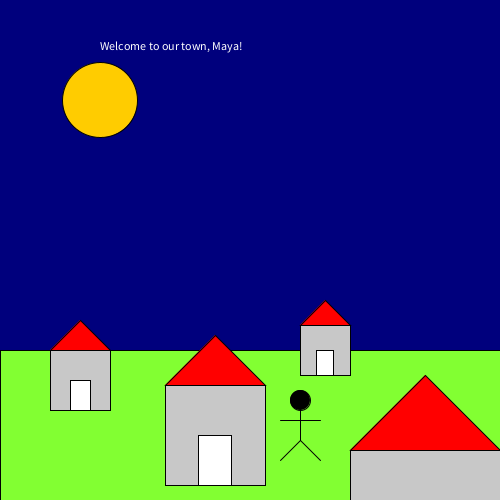
Frame 1 (no input)
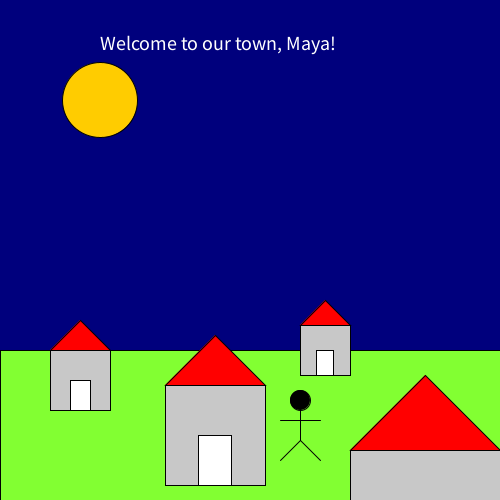
Frame 60 (the mouse pressed at the canvas centre just before this capture)
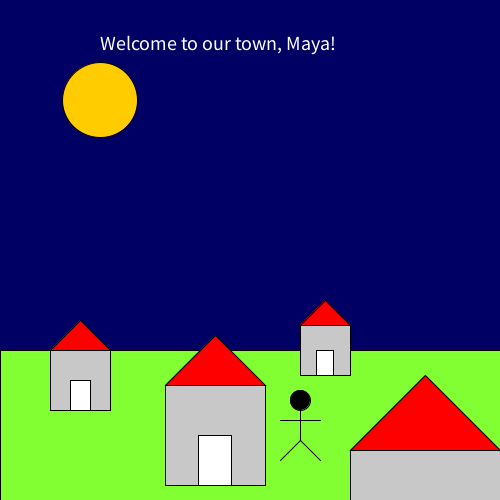
Frame 120 (the mouse held since frame 60 and released just before this capture)

The Processing sketch that drew these frames (run headless with seeded random() and noise(); from frame 60 on, the mouse is pressed at the canvas centre):

// Processing sketch: Week4_homework
// ── Week4_homework.pde
// Plan: Drawing based on first homework. Draw houses all over green grass, and change color 
// of sky (time of day) depening on where your mouse is (left is day, right is night). 
// 1. Draw background (blue sky, green grass, yellow moon) 
// 2. create function (void) that draws house
// 3. create function (void) that draws person
// 4. create function (void) that draws stars
// 5. create function (float) that calculates distance from moon
// 6. use the function that calculates distance from moon in a map function that changes time
//    of day from day to night (left --> right)
// 7. create function (string) that prints "Welcome to our town!" 
// 8. create function (boolean) that says if you click on moon, stars appear
// 9. use lerp function? Maybe as moving person? I don't really get what it is.

int moonCenter;
int moonWidth;
int lawnHeight;
int calcDist;
String welcomeSentence;

void setup(){
  size(500, 500);
  background(70, 50, 255);
  moonCenter = int(width*.2);
  moonWidth = int(width*.15);
  lawnHeight = int(width*.3);
}

void draw(){
  
  //CHANGE SKY COLOR FROM LEFT --> RIGHT:
  int bgColor;
  bgColor = int(map(calcDist(moonCenter), 0, width, 175, 0));
  background(0, 0, bgColor);
  println(calcDist(moonCenter)); 
  
  //MOON:
  fill(255, 204, 0);
  ellipse(moonCenter, moonCenter, moonWidth, moonWidth); 
  
  //MAKING STARS APPEAR (TWINKLEY):
  //if(mousePressed == true) {
  //  fill(255, 204, 0);
  //  star(random(0, width), random(0, height), 5, 10, 5);
  //  star(random(0, width), random(0, height), 5, 10, 5);
  //  star(random(0, width), random(0, height), 5, 10, 5);
  //}
  
  //LAWN: 
  fill(130, 255, 50);
  rect(0, int(width-lawnHeight), width, lawnHeight);
  
  //DRAW HOUSES:
  house(width*.6, height*.65, 50, 50);
  house(width*.1, height*.7, 60, 60);
  house(width*.33, height*.77, 100, 100);
  house(width*.7, height*.9, 150, 150);
  
  //DRAW PERSON:
  person(300, 400, 40);
  
  //WELCOME SENTENCE:
  fill(255);
  //textMode(CENTER); IS THIS A THING? IT'S NOT DOING ANYTHING LOL
  text(welcomeSentence("Maya"), 100, 50);
  textSize(20);
  
  println(calcDist(moonCenter));
  println(isMouseOnMoon(calcDist));
}


//FUNCTION FOR CALCULATING DISTANCE FROM CENTER OF MOON; RETURNS FLOAT
float calcDist(float moonCenter){
  float dist = dist(mouseX, mouseY, moonCenter, moonCenter);
  return dist;
 
}

//BOOLEAN FOR WHETHER MOUSE IS ON MOON OR NOT
boolean isMouseOnMoon(float dist){
  if(dist < moonWidth/2){
    return true;
  }else {
    return false;
  }
}

//FUNCTION FOR CREATING HOUSE
void house(float x1, float y1, float houseWidth, float houseHeight){
  fill(200);
  rect(x1, y1, houseWidth, houseHeight);
  fill(255);
  rectMode(CENTER);
  rect(x1+(houseWidth/2), y1+(houseHeight*.75),houseWidth/3, houseHeight*.5);
  rectMode(CORNER);
  fill(255, 0, 0);
  triangle(x1, y1, x1+(houseWidth/2), y1-(houseHeight/2), x1+houseWidth, y1);
}

//FUNCTION FOR CREATING PERSON
void person(float headCenterX, float headCenterY, float personHeight) {
  fill(0);
  //head
  ellipse(headCenterX, headCenterY, 20, 20);
  //body
  line(headCenterX, headCenterY, headCenterX, headCenterY+personHeight);
  //arms
  line(headCenterX-20, headCenterY+(personHeight/2), headCenterX+20, headCenterY+(personHeight/2));
  //legs
  line(headCenterX, headCenterY+personHeight, headCenterX-20, headCenterY+personHeight+20);
  line(headCenterX, headCenterY+personHeight, headCenterX+20, headCenterY+personHeight+20);
}

//FUNCTION FOR DRAWING STAR; TAKEN FROM PROCESSING'S EXAMPLE OF A STAR!!!!
void star(float x, float y, float radius1, float radius2, int npoints) {
  float angle = TWO_PI / npoints;
  float halfAngle = angle/2.0;
  beginShape();
  for (float a = 0; a < TWO_PI; a += angle) {
    float sx = x + cos(a) * radius2;
    float sy = y + sin(a) * radius2;
    vertex(sx, sy);
    sx = x + cos(a+halfAngle) * radius1;
    sy = y + sin(a+halfAngle) * radius1;
    vertex(sx, sy);
  }
  endShape(CLOSE);
}

//FUNCTION FOR WELCOME SENTENCE
String welcomeSentence (String name){
  String a = "Welcome to our town, " + name + "!";
  return a;
}

//IF YOU CLICK ON MOON, STARS WILL APPEAR IN RANDOM LOCATIONS
// FOR SOME REASON THIS ISN'T WORKING.... LIKE IT'LL MAKE STARS APPEAR NO MATTER WHERE U CLICK.
// OKAY, SO I KIND OF LIKE IT BETTER IN THE DRAW LOOP BECAUSE IT TWINKLES, BUT STILL WANT TO KNOW
// WHY THIS DOESN'T WORK. 
void mousePressed(){
  if (isMouseOnMoon(calcDist) == true){
    fill(255, 204, 0);
    star(random(0, width), random(0, height), 5, 10, 5);
    star(random(0, width), random(0, height), 5, 10, 5);
    star(random(0, width), random(0, height), 5, 10, 5);
  }
}
